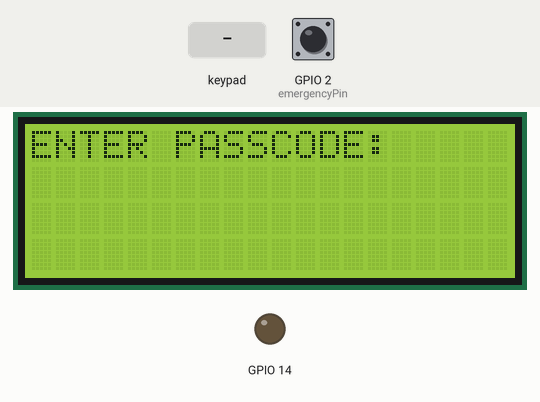
A sketch run on a simulated ESP32. Parts: 20×4 character LCD, output pins drawn as LEDs (lit = HIGH). Inputs (shaded band) come from the test bench; at power-on: GPIO 2 (emergencyPin) HIGH.

Above: at 1.2 s.
1.3 s: keypad keys 3 2 3 3 2 5 2 6 pressed 0.4 s apart
At 1.5 s:
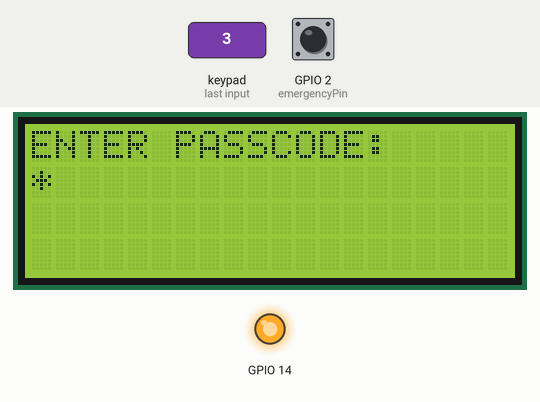
At 2.9 s:
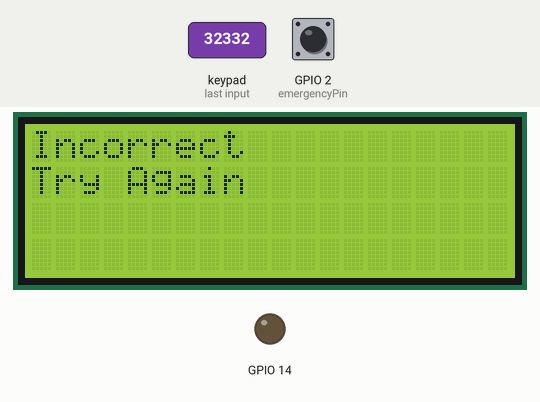
6.0 s: GPIO 2 (emergencyPin) pulled LOW for 0.15 s
At 6.3 s:
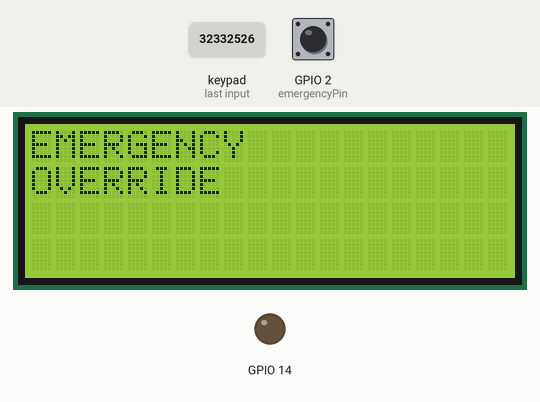
9.1 s: GPIO 2 (emergencyPin) pulled LOW for 1 s
12.6 s: GPIO 2 (emergencyPin) pulled LOW for 3.2 s
Timing chart, 0 to 15.6 s (numbered marks = the images above; inputs shaded):
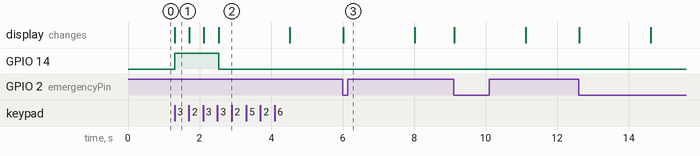

The sketch:

midway_submission_code.ino
```cpp
// FILES INCLUDED

#include <Wire.h>
#include <LiquidCrystal_I2C.h>
#include <Keypad.h>

// RBAC BEGIN

struct Cango
{
  int id;
  String role;
};

Cango users[] = {
    {6971, "Owner"},
    {8751, "Manager1"},
    {8752, "Manager2"},
    {9821, "Admin1"},
    {9822, "Admin2"},
    {9823, "Admin3"},
    {4331, "Employee1"},
    {4332, "Employee2"},
    {4333, "Employee3"},
    {4334, "Employee4"},
    {4335, "Employee5"},};

const int NUM_USERS = sizeof(users) / sizeof(users[0]);
String currentRole; //Stores Role when entered code is correct.

// RBAC END


// KEYPAD BEGIN

const byte ROWS = 4; // four rows
const byte COLS = 3; // three columns
// define the symbols on the buttons of the keypads
char hexaKeys[ROWS][COLS] = {
    {'1', '2', '3'},
    {'4', '5', '6'},
    {'7', '8', '9'},
    {'*', '0', '#'}};
byte rowPins[ROWS] = {32, 33, 25, 26}; // connect to the row pinouts of the keypad
byte colPins[COLS] = {19, 18, 5};      // connect to the column pinouts of the keypad

// initialize an instance of class NewKeypad
Keypad customKeypad = Keypad(makeKeymap(hexaKeys), rowPins, colPins, ROWS, COLS);

// KEYPAD END


// LCD BEGIN

LiquidCrystal_I2C lcd(0x27, 20, 4);

// LCD END


// LED CLASS

class LED
{

  // Initialized at Start
  int ledPin;
  byte ledState;

public:
  LED(int pin)
  {
    ledPin = pin;
    pinMode(ledPin, OUTPUT);
    ledState = LOW;
  }

  void off()
  {
    ledState = LOW;
    digitalWrite(ledPin, ledState);
  }

  void on()
  {
    ledState = HIGH;
    digitalWrite(ledPin, ledState);
  }
};

// STATE MACHINE.

enum
{
  EMPTY,
  CNC,
  CIC,
  CC,
  LOCKOUT,
  EMERGENCY
} currentState;
String entered;
unsigned long LastTimeKeyEntered, LockoutStart, checkt;
int strikes;
LED y(14);

// STATE MACHINE's FUNTCIONS

// MINI FUNCTIONS DECLARATIONS
// EMPTY-STATE
void cEmpty(char key, unsigned long timern);

// CNC-STATE
bool codeEntryTimedout(unsigned long timern);
void removeDigit();
void processKey(char key, unsigned long timern);
void displayCodeEntered();
bool isValid(String s);
void verifyCode(unsigned long timern);
void cCodeEntry(char key, unsigned long timern);

// CIC-STATE
void cIncorrect(unsigned long timern);

// CC-STATE
void cCorrect(unsigned long timern);


// LOCKOUT-STATE
void handleLockout(unsigned long timern);

// EMERGENCY-STATE
void enterEmergencyState();
void handleEmergency(unsigned long timern);


// MAIN FUNCTION
void runMachine(char key);

// EMERGENCY RESET:
volatile bool emergencyTriggered = false;
const int emergencyPin = 2;

void emergencyISR()
{
  emergencyTriggered = true;
}

void checkEmergency()
{
  if (!emergencyTriggered)
    return;

  emergencyTriggered = false;
  enterEmergencyState();
}

void enterEmergencyState()
{
  currentState = EMERGENCY;
  checkt = millis();

  lcd.clear();
  lcd.setCursor(0, 0);
  lcd.print("EMERGENCY");
  lcd.setCursor(0, 1);
  lcd.print("OVERRIDE");
}


// SETUP
void setup()
{
  lcd.init();
  lcd.backlight();

  currentState = EMPTY;
  strikes = 0;
  entered = "";

  LastTimeKeyEntered = 0;
  LockoutStart = 0;
  checkt = 0;

  y.off();

  pinMode(emergencyPin, INPUT_PULLUP);

  attachInterrupt(
      digitalPinToInterrupt(emergencyPin),
      emergencyISR,
      FALLING);

  lcd.clear();
  lcd.setCursor(0, 0);
  lcd.print("ENTER PASSCODE:");

}

// LOOP
void loop()
{

  checkEmergency();
  char key = customKeypad.getKey();
  runMachine(key);

}

// MINI FUNCTIONS' DEFINITIONS

// WHEN STATE IS EMPTY
void cEmpty(char key, unsigned long timern)
{
  if (key >= '0' && key <= '9')
  {
    entered = String(key);
    LastTimeKeyEntered = timern;
    y.on();
    currentState = CNC;
  }
}

// WHEN STATE IS CODE IS NOT COMPLETE
void displayCodeEntered()
{

  String stars = "";

  for (int i = 0; i < entered.length(); i++)
    stars += '*';

  lcd.setCursor(0, 1);
  lcd.print(stars);
}

void cCodeEntry(char key, unsigned long timern)
{

  y.on();

  if (codeEntryTimedout(timern))
    return;

  processKey(key, timern);

  if (entered.length() == 0)
  {
    currentState = EMPTY;
    return;
  }

  displayCodeEntered();

  if (entered.length() == 4)
    verifyCode(timern);
}

bool codeEntryTimedout(unsigned long timern)
{

  if (timern - LastTimeKeyEntered < 7000)
    return false;

  entered = "";
  currentState = EMPTY;

  lcd.clear();
  lcd.setCursor(0, 0);
  lcd.print("ENTER PASSCODE:");

  return true;
}

void removeDigit()
{

  if (entered.length() == 0)
    return;

  lcd.setCursor(entered.length() - 1, 1);
  lcd.print(' ');

  entered.remove(entered.length() - 1);
}

void processKey(char key, unsigned long timern)
{

  if (!key)
    return;

  LastTimeKeyEntered = timern;

  if (key == '*')
  {
    removeDigit();
    return;
  }

  if (key >= '0' && key <= '9')
    entered += key;
}

bool isValid(String entered)
{

  int code = entered.toInt();

  for (int i = 0; i < NUM_USERS; i++)
  {
    if (users[i].id == code)
    {
      currentRole = users[i].role;
      return true;
    }
  }

  currentRole = "";
  return false;
}

void verifyCode(unsigned long timern)
{

  checkt = timern;

  if (isValid(entered))
  {

    lcd.clear();
    lcd.setCursor(0, 0);
    lcd.print(currentRole);

    lcd.setCursor(0, 1);
    lcd.print("ACCESS GRANTED");
    strikes = 0;
    entered = "";

    currentState = CC;
  }
  else
  {

    lcd.clear();
    lcd.setCursor(0, 0);
    lcd.print("Incorrect");

    lcd.setCursor(0, 1);

    if (strikes + 1 < 3)
      lcd.print("Try Again");
    else
      lcd.print("LOCKED 15 SEC");

    currentState = CIC;
  }
}

// WHEN STATE IS CODE ENTERRED IS INCORRECT

void cIncorrect(unsigned long timern)
{

  y.off();

  if (timern - checkt < 2000)
    return;

  strikes++;
  entered = "";

  if (strikes < 3)
  {

    currentState = EMPTY;

    lcd.clear();
    lcd.setCursor(0, 0);
    lcd.print("ENTER PASSCODE:");
  }
  else
  {

    LockoutStart = timern;
    currentState = LOCKOUT;
  }
}

void cCorrect(unsigned long timern)
{
    y.off();
    if (timern - checkt < 2000)
        return;

    lcd.clear();
    lcd.setCursor(0,0);
    lcd.print("ENTER PASSCODE:");
    checkt = timern;
    currentState = EMPTY;
}

// WHEN STATE IS LOCKOUT
void handleLockout(unsigned long timern)
{

  if (timern - LockoutStart < 15000)
    return;

  strikes = 0;
  entered = "";

  currentState = EMPTY;

  lcd.clear();
  lcd.setCursor(0, 0);
  lcd.print("ENTER PASSCODE:");

  y.off();
}

// EMERGENCY STATE FUNCTION

void handleEmergency(unsigned long timern)
{


  if (timern - checkt < 2000)
    return;

  currentState = EMPTY;
  entered = "";
  currentRole = "";

  lcd.clear();
  lcd.setCursor(0, 0);
  lcd.print("ENTER PASSCODE:");
}

// MAIN FUNCTION
void runMachine(char key)
{

  unsigned long timern = millis();

  switch (currentState)
  {
  case EMPTY:
    cEmpty(key, timern);
    break;

  case CNC:
    cCodeEntry(key, timern);
    break;

  case CIC:
    cIncorrect(timern);
    break;

  case CC:
    cCorrect(timern);
    break;

  case LOCKOUT:
    handleLockout(timern);
    break;

  case EMERGENCY:
    handleEmergency(timern);
    break;
  }
}
```

Measured:
- after the input at 1.3 s, GPIO 14: LOW → HIGH at once, → LOW 1.2 s later; the display: changes at once (image 1)
- after the input at 6.0 s, the display: changes at once (image 3)
